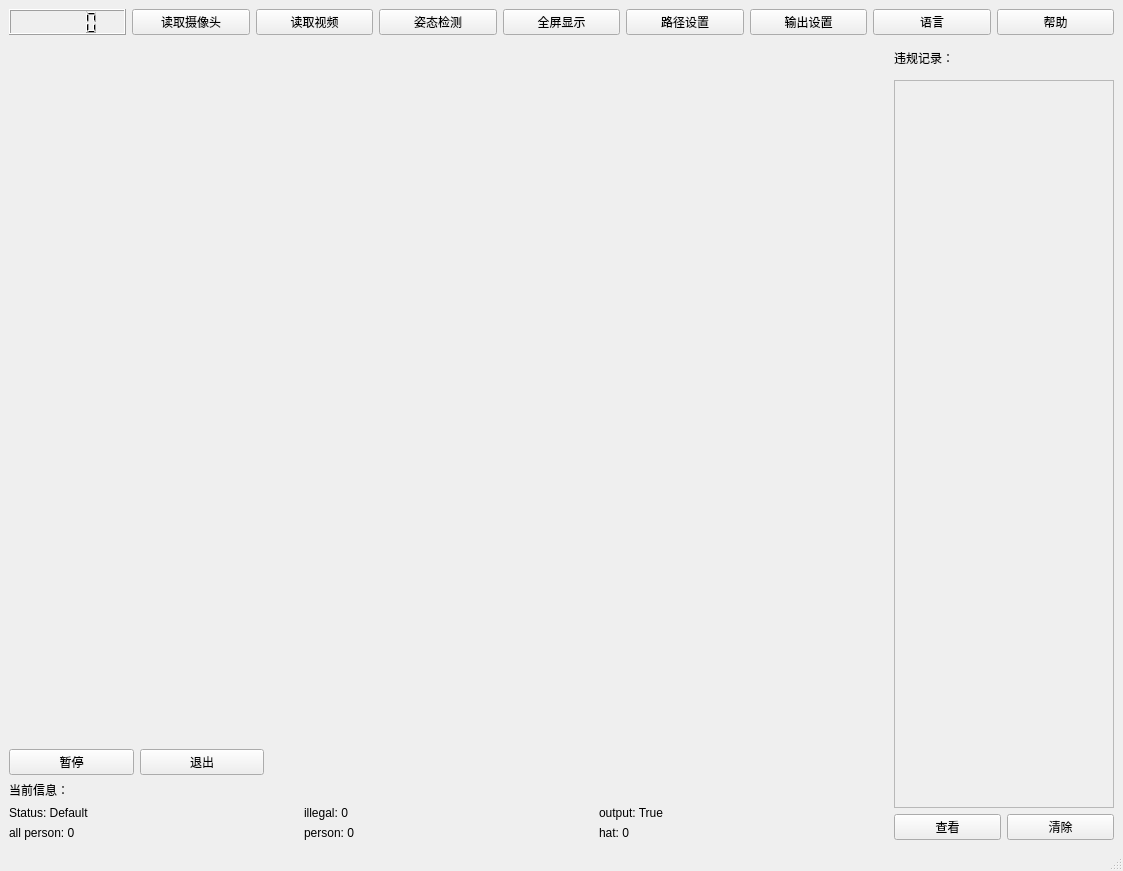
<?xml version="1.0" encoding="UTF-8"?>
<ui version="4.0">
 <class>MainWindow</class>
 <widget class="QMainWindow" name="MainWindow">
  <property name="geometry">
   <rect>
    <x>0</x>
    <y>0</y>
    <width>1123</width>
    <height>871</height>
   </rect>
  </property>
  <property name="windowTitle">
   <string>DeepHelmet</string>
  </property>
  <widget class="QWidget" name="centralwidget">
   <layout class="QVBoxLayout" name="verticalLayout_4">
    <item>
     <layout class="QVBoxLayout" name="verticalLayout_3">
      <item>
       <layout class="QHBoxLayout" name="horizontalLayout_3" stretch="0,0,0,0,0,0,0,0,0">
        <item>
         <widget class="QLCDNumber" name="lcdNumber"/>
        </item>
        <item>
         <widget class="QPushButton" name="Mode1">
          <property name="text">
           <string>读取摄像头</string>
          </property>
          <property name="autoDefault">
           <bool>false</bool>
          </property>
          <property name="default">
           <bool>false</bool>
          </property>
          <property name="flat">
           <bool>false</bool>
          </property>
         </widget>
        </item>
        <item>
         <widget class="QPushButton" name="Mode2">
          <property name="text">
           <string>读取视频</string>
          </property>
         </widget>
        </item>
        <item>
         <widget class="QPushButton" name="Mode3">
          <property name="text">
           <string>姿态检测</string>
          </property>
         </widget>
        </item>
        <item>
         <widget class="QPushButton" name="fullscreen">
          <property name="text">
           <string>全屏显示</string>
          </property>
         </widget>
        </item>
        <item>
         <widget class="QPushButton" name="path_setting">
          <property name="text">
           <string>路径设置</string>
          </property>
         </widget>
        </item>
        <item>
         <widget class="QPushButton" name="record">
          <property name="text">
           <string>输出设置</string>
          </property>
         </widget>
        </item>
        <item>
         <widget class="QPushButton" name="language">
          <property name="text">
           <string>语言</string>
          </property>
         </widget>
        </item>
        <item>
         <widget class="QPushButton" name="help">
          <property name="text">
           <string>帮助</string>
          </property>
         </widget>
        </item>
       </layout>
      </item>
      <item>
       <layout class="QHBoxLayout" name="horizontalLayout_4" stretch="8,2">
        <item>
         <layout class="QVBoxLayout" name="verticalLayout_2" stretch="80,2,2,4">
          <item>
           <widget class="QLabel" name="label">
            <property name="autoFillBackground">
             <bool>false</bool>
            </property>
            <property name="frameShadow">
             <enum>QFrame::Plain</enum>
            </property>
            <property name="text">
             <string/>
            </property>
            <property name="margin">
             <number>1</number>
            </property>
            <property name="indent">
             <number>-1</number>
            </property>
            <property name="textInteractionFlags">
             <set>Qt::LinksAccessibleByMouse|Qt::TextSelectableByKeyboard|Qt::TextSelectableByMouse</set>
            </property>
           </widget>
          </item>
          <item>
           <layout class="QHBoxLayout" name="horizontalLayout_2" stretch="1,1,5">
            <item>
             <widget class="QPushButton" name="Pause">
              <property name="text">
               <string>暂停</string>
              </property>
             </widget>
            </item>
            <item>
             <widget class="QPushButton" name="Close">
              <property name="text">
               <string>退出</string>
              </property>
             </widget>
            </item>
            <item>
             <spacer name="horizontalSpacer">
              <property name="orientation">
               <enum>Qt::Horizontal</enum>
              </property>
              <property name="sizeHint" stdset="0">
               <size>
                <width>40</width>
                <height>20</height>
               </size>
              </property>
             </spacer>
            </item>
           </layout>
          </item>
          <item>
           <widget class="QLabel" name="label_3">
            <property name="text">
             <string>当前信息：</string>
            </property>
           </widget>
          </item>
          <item>
           <layout class="QGridLayout" name="gridLayout">
            <item row="0" column="0">
             <widget class="QLabel" name="Status">
              <property name="text">
               <string>Status: Default</string>
              </property>
             </widget>
            </item>
            <item row="0" column="1">
             <widget class="QLabel" name="illegal">
              <property name="text">
               <string>illegal: 0</string>
              </property>
             </widget>
            </item>
            <item row="0" column="2">
             <widget class="QLabel" name="label_2">
              <property name="text">
               <string>output: True</string>
              </property>
             </widget>
            </item>
            <item row="1" column="0">
             <widget class="QLabel" name="AllPeople">
              <property name="text">
               <string>all person: 0</string>
              </property>
             </widget>
            </item>
            <item row="1" column="1">
             <widget class="QLabel" name="WithoutHM">
              <property name="text">
               <string>person: 0</string>
              </property>
             </widget>
            </item>
            <item row="1" column="2">
             <widget class="QLabel" name="WithHM">
              <property name="text">
               <string>hat: 0</string>
              </property>
             </widget>
            </item>
           </layout>
          </item>
         </layout>
        </item>
        <item>
         <layout class="QVBoxLayout" name="verticalLayout" stretch="1,22,1">
          <item>
           <widget class="QLabel" name="illegalrecord">
            <property name="text">
             <string>违规记录：</string>
            </property>
           </widget>
          </item>
          <item>
           <widget class="QScrollArea" name="scrollArea">
            <property name="widgetResizable">
             <bool>true</bool>
            </property>
            <widget class="QWidget" name="scrollAreaWidgetContents">
             <property name="geometry">
              <rect>
               <x>0</x>
               <y>0</y>
               <width>214</width>
               <height>677</height>
              </rect>
             </property>
            </widget>
           </widget>
          </item>
          <item>
           <layout class="QHBoxLayout" name="horizontalLayout" stretch="0,0">
            <property name="sizeConstraint">
             <enum>QLayout::SetDefaultConstraint</enum>
            </property>
            <item>
             <widget class="QPushButton" name="Open">
              <property name="text">
               <string>查看</string>
              </property>
             </widget>
            </item>
            <item>
             <widget class="QPushButton" name="Clear">
              <property name="text">
               <string>清除</string>
              </property>
             </widget>
            </item>
           </layout>
          </item>
         </layout>
        </item>
       </layout>
      </item>
     </layout>
    </item>
   </layout>
  </widget>
  <widget class="QMenuBar" name="menubar">
   <property name="geometry">
    <rect>
     <x>0</x>
     <y>0</y>
     <width>1123</width>
     <height>26</height>
    </rect>
   </property>
  </widget>
  <widget class="QStatusBar" name="statusbar"/>
 </widget>
 <resources>
  <include location="source/source.qrc"/>
 </resources>
 <connections>
  <connection>
   <sender>Mode1</sender>
   <signal>clicked()</signal>
   <receiver>MainWindow</receiver>
   <slot>exec_mode1()</slot>
   <hints>
    <hint type="sourcelabel">
     <x>177</x>
     <y>67</y>
    </hint>
    <hint type="destinationlabel">
     <x>128</x>
     <y>465</y>
    </hint>
   </hints>
  </connection>
  <connection>
   <sender>Mode2</sender>
   <signal>clicked()</signal>
   <receiver>MainWindow</receiver>
   <slot>exec_mode2()</slot>
   <hints>
    <hint type="sourcelabel">
     <x>264</x>
     <y>67</y>
    </hint>
    <hint type="destinationlabel">
     <x>372</x>
     <y>465</y>
    </hint>
   </hints>
  </connection>
  <connection>
   <sender>Open</sender>
   <signal>clicked()</signal>
   <receiver>MainWindow</receiver>
   <slot>openfolder()</slot>
   <hints>
    <hint type="sourcelabel">
     <x>684</x>
     <y>480</y>
    </hint>
    <hint type="destinationlabel">
     <x>767</x>
     <y>50</y>
    </hint>
   </hints>
  </connection>
  <connection>
   <sender>Clear</sender>
   <signal>clicked()</signal>
   <receiver>MainWindow</receiver>
   <slot>clear_img()</slot>
   <hints>
    <hint type="sourcelabel">
     <x>771</x>
     <y>480</y>
    </hint>
    <hint type="destinationlabel">
     <x>767</x>
     <y>465</y>
    </hint>
   </hints>
  </connection>
  <connection>
   <sender>path_setting</sender>
   <signal>clicked()</signal>
   <receiver>MainWindow</receiver>
   <slot>fun_path_setting()</slot>
   <hints>
    <hint type="sourcelabel">
     <x>469</x>
     <y>59</y>
    </hint>
    <hint type="destinationlabel">
     <x>541</x>
     <y>70</y>
    </hint>
   </hints>
  </connection>
  <connection>
   <sender>fullscreen</sender>
   <signal>clicked()</signal>
   <receiver>MainWindow</receiver>
   <slot>full_screen()</slot>
   <hints>
    <hint type="sourcelabel">
     <x>384</x>
     <y>60</y>
    </hint>
    <hint type="destinationlabel">
     <x>379</x>
     <y>74</y>
    </hint>
   </hints>
  </connection>
  <connection>
   <sender>Pause</sender>
   <signal>clicked()</signal>
   <receiver>MainWindow</receiver>
   <slot>pause()</slot>
   <hints>
    <hint type="sourcelabel">
     <x>286</x>
     <y>480</y>
    </hint>
    <hint type="destinationlabel">
     <x>602</x>
     <y>465</y>
    </hint>
   </hints>
  </connection>
  <connection>
   <sender>Close</sender>
   <signal>clicked()</signal>
   <receiver>MainWindow</receiver>
   <slot>stop()</slot>
   <hints>
    <hint type="sourcelabel">
     <x>580</x>
     <y>480</y>
    </hint>
    <hint type="destinationlabel">
     <x>767</x>
     <y>465</y>
    </hint>
   </hints>
  </connection>
  <connection>
   <sender>Pause</sender>
   <signal>clicked()</signal>
   <receiver>Pause</receiver>
   <slot>toggle()</slot>
   <hints>
    <hint type="sourcelabel">
     <x>147</x>
     <y>500</y>
    </hint>
    <hint type="destinationlabel">
     <x>223</x>
     <y>506</y>
    </hint>
   </hints>
  </connection>
 </connections>
 <slots>
  <slot>exec_mode1()</slot>
  <slot>exec_mode2()</slot>
  <slot>pause()</slot>
  <slot>stop()</slot>
  <slot>openfolder()</slot>
  <slot>clear_img()</slot>
  <slot>fun_path_setting()</slot>
  <slot>full_screen()</slot>
 </slots>
</ui>
